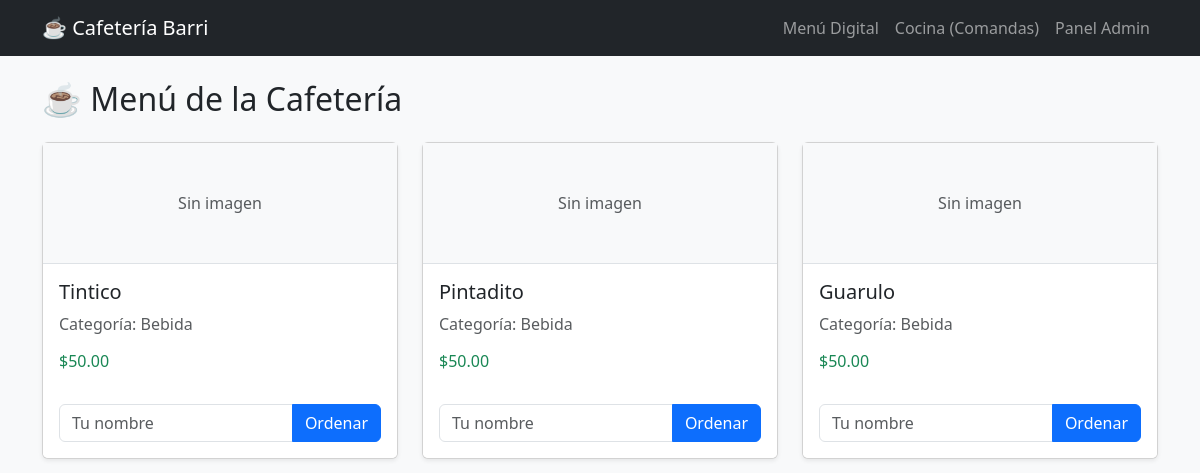
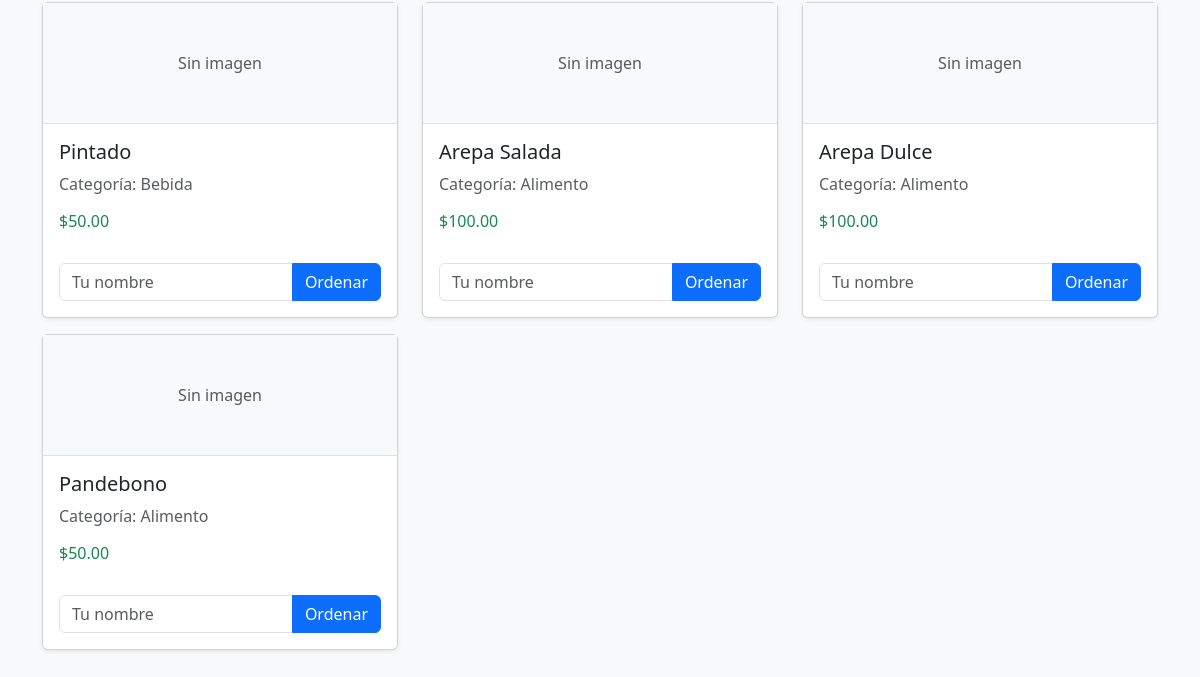
The app's page /, older data (2 pictures, top to bottom).
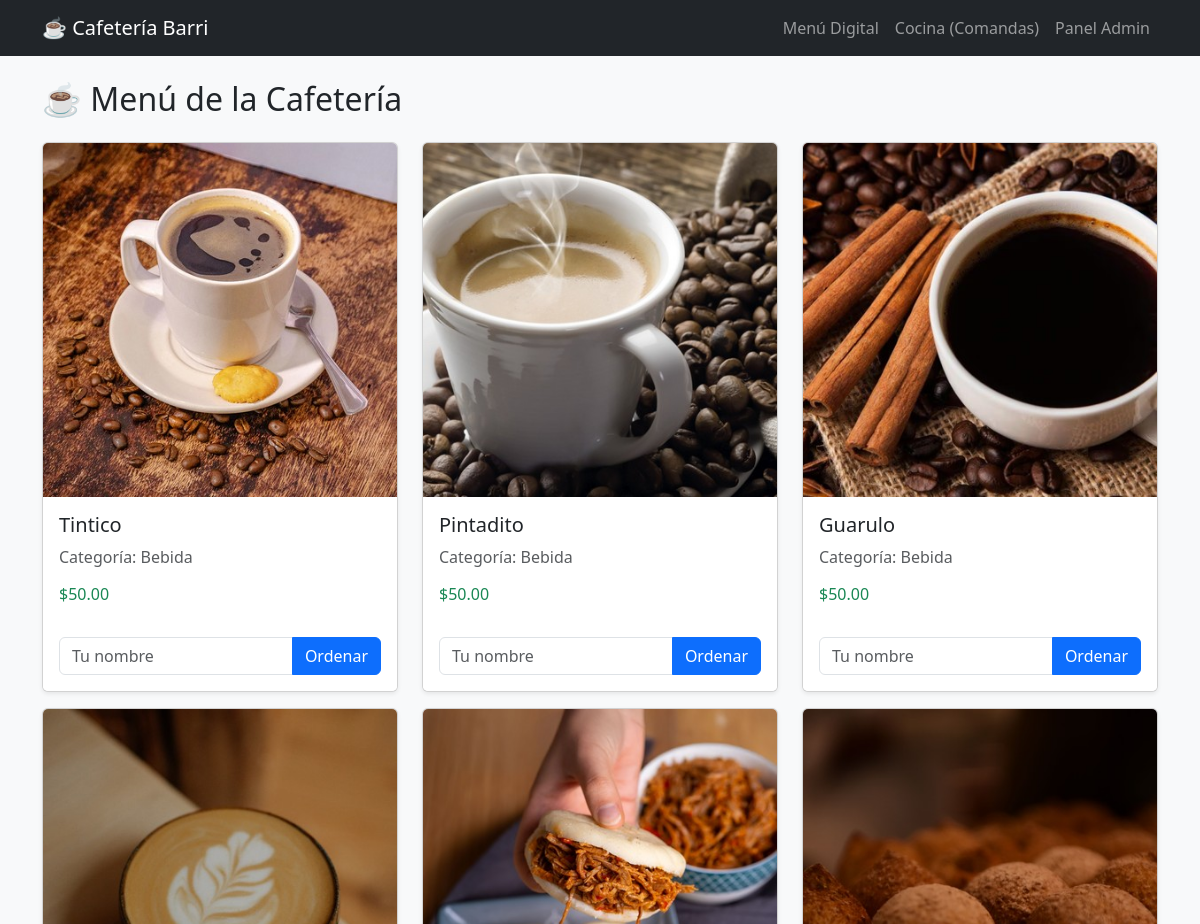
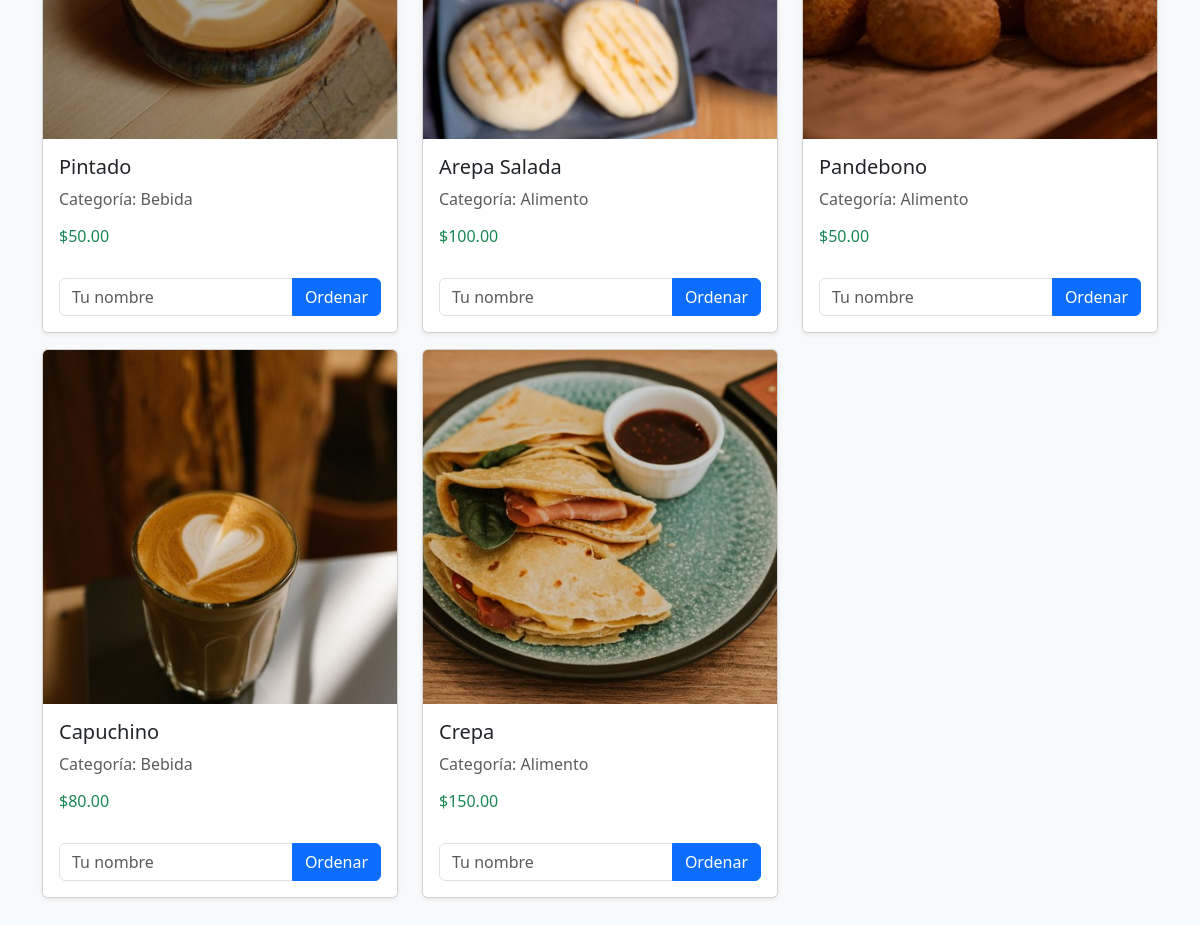
The same page, newer data (2 pictures, top to bottom).
### pedidos/models.py (models this page shows, shortened)
class Producto(models.Model):
    CATEGORIAS = [
        ('BEBIDA', 'Bebida'),
        ('ALIMENTO', 'Alimento'),
        ('POSTRE', 'Postre'),
    ]
    nombre = models.CharField(max_length=100)
    precio = models.DecimalField(max_digits=6, decimal_places=2, validators=[validar_precio_positivo])
    categoria = models.CharField(max_length=10, choices=CATEGORIAS)
    disponible = models.BooleanField(default=True)
    imagen = models.ImageField(upload_to='productos/', null=True, blank=True)

### pedidos/views.py (the view)
# urls.py: path('', views.menu_view, name='menu'),
def menu_view(request):
    productos = ProductoDAO.obtener_disponibles()
    return render(request, 'mainvista/menu.html', {'productos': productos})

### pedidos/dao/cafeteria_dao.py (called while the page is built)
    @staticmethod
    def obtener_disponibles() -> List[Producto]:
        return Producto.objects.filter(disponible=True)

### pedidos/templates/mainvista/menu.html (shortened to what this page needs)
{% extends 'mainvista/base.html' %} {% block content %}
<h2 class="mb-4">☕ Menú de la Cafetería</h2>
<div class="row">
    {% for producto in productos %}
    <div class="col-md-4 mb-3">
        <div class="card h-100 shadow-sm">
            {% if producto.imagen %}
            <img
                src="{{ producto.imagen.url }}"
                class="card-img-top"
                alt="{{ producto.nombre }}" />
            {% else %}
            <div class="bg-light text-center py-5 border-bottom">
                <span class="text-muted">Sin imagen</span>
            </div>
            {% endif %}
            <div class="card-body">
                <h5 class="card-title">{{ producto.nombre }}</h5>
                <p class="card-text text-muted">
                    Categoría: {{ producto.get_categoria_display }}
                </p>
                <h6 class="text-success">${{ producto.precio }}</h6>
            </div>
            <div class="card-footer bg-white border-top-0">
                <form action="{% url 'crear_pedido' %}" method="POST">
                    <div class="input-group mb-2">
                        <input
                            type="text"
                            name="cliente_nombre"
                            class="form-control"
                            placeholder="Tu nombre"
                            required />
                        <button type="submit" class="btn btn-primary">
                            Ordenar
                        </button>
                    </div>
                </form>
            </div>
        </div>
    </div>
    {% empty %}
    <p>No hay productos registrados en el menú.</p>
    {% endfor %}
</div>
{% endblock %}

### pedidos/templates/mainvista/base.html (shortened to what this page needs)
<!doctype html>
<html lang="es">
    <head>
        <link
            href="https://cdn.jsdelivr.net/npm/bootstrap@5.3.0/dist/css/bootstrap.min.css"
            rel="stylesheet" />
    </head>
    <body class="bg-light">
        <nav class="navbar navbar-expand-lg navbar-dark bg-dark">
            <div class="container">
                <a class="navbar-brand" href="{% url 'menu' %}"
                    >☕ Cafetería Barri</a
                >
                <div class="navbar-nav">
                    <a class="nav-link" href="{% url 'menu' %}">Menú Digital</a>
                    <a class="nav-link" href="{% url 'cocina' %}"
                        >Cocina (Comandas)</a
                    >
                    <a class="nav-link" href="/admin/" target="_blank"
                        >Panel Admin</a
                    >
                </div>
            </div>
        </nav>
        <div class="container my-4">{% block content %}{% endblock %}</div>
    </body>
</html>

Row changes from the older to the newer data that the page shows:
removed Producto: shows "Sin imagen", nombre "Arepa Dulce", categoria "Alimento", precio "100.00"
changed Producto "Tintico": imagen: picture added; no longer shows "Sin imagen"
changed Producto "Pintadito": imagen: picture added; no longer shows "Sin imagen"
changed Producto "Guarulo": imagen: picture added; no longer shows "Sin imagen"
changed Producto "Pintado": imagen: picture added; no longer shows "Sin imagen"
changed Producto "Arepa Salada": imagen: picture added; no longer shows "Sin imagen"
changed Producto "Pandebono": imagen: picture added; no longer shows "Sin imagen"
added Producto: imagen (picture), nombre "Capuchino", categoria "Bebida", precio "80.00"
added Producto: imagen (picture), nombre "Crepa", categoria "Alimento", precio "150.00"
